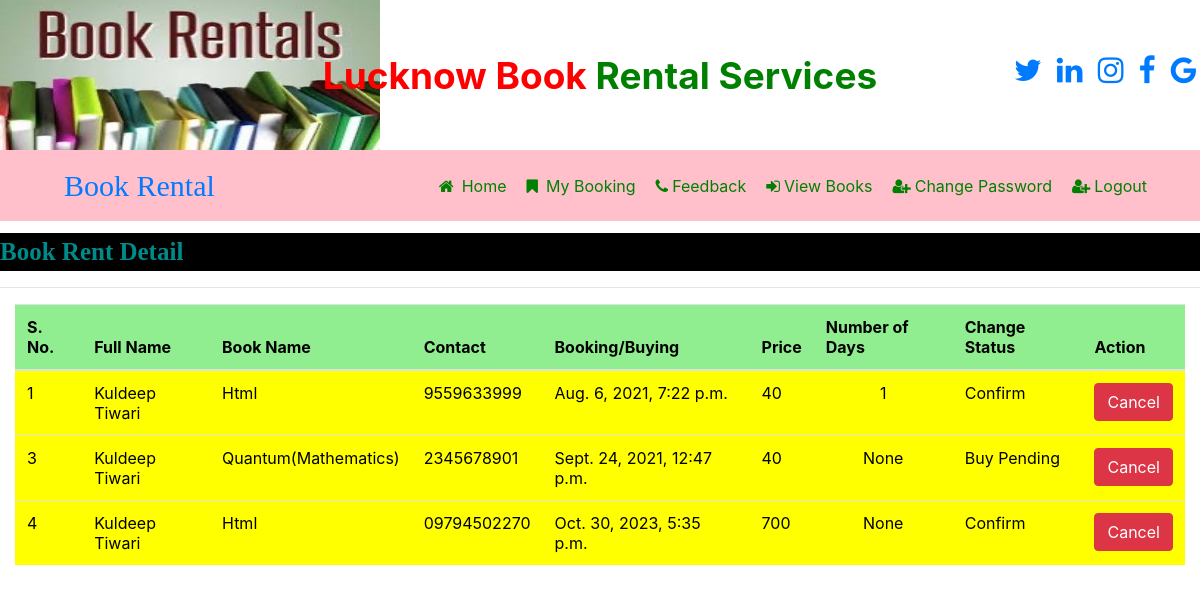
The app's page /view_booking/ (signed in) with its own data.
### book/models.py (models this page shows)
class Booked(models.Model):
    first_name = models.CharField(max_length=20,null=True)
    last_name = models.CharField(max_length=30, null=True)
    email = models.CharField(max_length=30,null=True)
    mobile = models.CharField(max_length=30,null=True)
    book_name = models.CharField(max_length=30,null=True)
    booking_date = models.CharField(max_length=20,null=True)
    days = models.CharField(max_length=10,null=True)
    price1 = models.CharField(max_length=20,null=True)
    price2 = models.CharField(max_length=20,null=True)
    address = models.CharField(max_length=50,null=True)
    status=models.CharField(max_length=20,null=True)

### book/views.py (the view)
# urls.py: path('view_booking/',views.view_booking,name="view_booking"),
def view_booking(request):
    if not request.user.is_authenticated:
        return redirect('admin_login')
    data = Booked.objects.all()
    d = {'data': data}
    return render(request,'view_booking.html',d)

### book/templates/view_booking.html
{% include 'user_navigation.html' %}
<marquee behavior="alternate" style="font-family: 'Monotype Corsiva'; font-size:25px; color:darkcyan; background-color:black; font-weight:bold; margin-top:1%">
     Book Rent Detail
</marquee>
<hr>
<div class="container-fluid">
<table class="table table-hover " id="example">
    <thead>
    <tr style="background-color: lightgreen; color : black">
        <th>S. No.</th>
        <th>Full Name</th>
        <th>Book Name</th>
        <th>Contact</th>
        <th>Booking/Buying</th>
        <th>Price</th>
        <th>Number of Days</th>
        <th>Change Status</th>
        <th>Action</th>
    </tr>
    </thead>
    <tbody style="background-color:yellow; color: black">
    {% for i in data %}
        {% ifequal i.email user.username %}
    <tr>
        <td>{{forloop.counter}}</td>
        <td>{{i.first_name}} {{i.last_name}}</td>
        <td>{{i.book_name}}</td>
        <td>{{i.mobile}}</td>
        <td>{{i.booking_date}}</td>
        <td>{{i.price1}}</td>
        <td align="center">{{i.days}}</td>
        <td>{{i.status}}</td>
        <td><a href="{% url 'cancel_booking' i.id %}" class="btn btn-danger" onclick="return confirm('Are you Sure?')">Cancel</a> </td>
    </tr>
        {% endifequal %}
    {% endfor %}
    </tbody>
</table>
</div>

### records on screen
Booked: first_name "Kuldeep", last_name "Tiwari", book_name "Html", mobile "9559633999", booking_date "Aug. 6, 2021, 7:22 p.m.", price1 "40", days "1", status "Confirm"
Booked: first_name "Kuldeep", last_name "Tiwari", book_name "Quantum(Mathematics)", mobile "2345678901", booking_date "Sept. 24, 2021, 12:47 p.m.", price1 "40", days "None", status "Buy Pending"
Booked: first_name "Kuldeep", last_name "Tiwari", book_name "Html", mobile "09794502270", booking_date "Oct. 30, 2023, 5:35 p.m.", price1 "700", days "None", status "Confirm"
